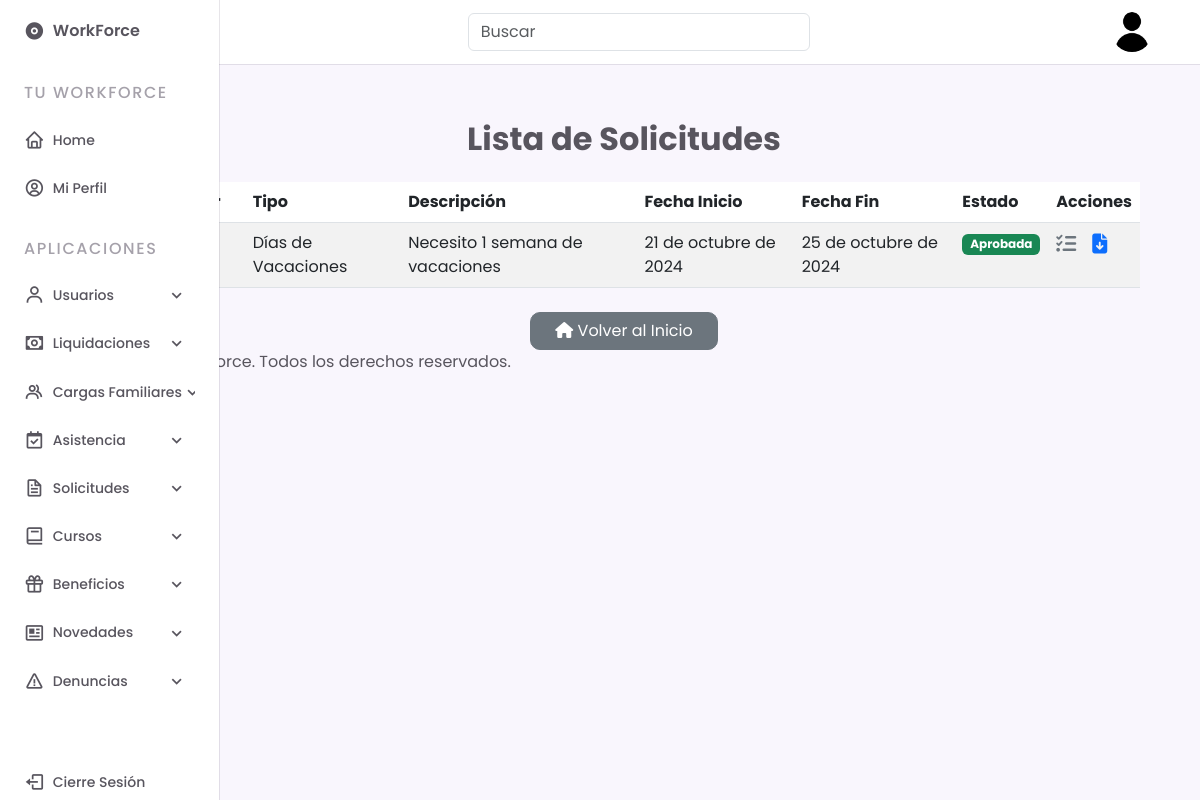
The app's page /gestiones/solicitudes/ (signed in) with its own data.
### gestiones/models.py (models this page shows, shortened)
class Solicitud(models.Model):
    TIPOS_SOLICITUD = [
        ('vacaciones', 'Días de Vacaciones'),
        ('tramite', 'Permiso Trámite Personal'),
        ('administrativo', 'Día Administrativo'),
        ('cumpleanos', 'Descanso por Cumpleaños'),
        ('cumpleanos_hijo', 'Descanso por Cumpleaños Hijo/a'),
        ('otra', 'Otra'),
    ]
    ESTADO_SOLICITUD = [
        ('pendiente', 'Pendiente'),
        ('aprobada', 'Aprobada'),
        ('rechazada', 'Rechazada'),
    ]
    colaborador = models.ForeignKey(CustomUser, on_delete=models.CASCADE)
    tipo = models.CharField(max_length=50, choices=TIPOS_SOLICITUD)
    descripcion = models.TextField(blank=True, null=True)
    fecha_creacion = models.DateField(auto_now_add=True)
    fecha_inicio = models.DateField()
    fecha_fin = models.DateField()
    estado = models.CharField(max_length=50, choices=ESTADO_SOLICITUD, default='pendiente')

### gestiones/views.py (the view)
# urls.py: path('solicitudes/', views.lista_solicitudes, name='lista_solicitudes'),
@login_required
def lista_solicitudes(request):
    if request.user.groups.filter(name='supervisores').exists():
        solicitudes = Solicitud.objects.filter(colaborador__empresa=request.user.empresa)
        is_supervisor = True
    else:
        solicitudes = Solicitud.objects.filter(colaborador=request.user)
        is_supervisor = False
    return render(request, 'gestiones/solicitudes/lista_solicitudes.html', {
        'solicitudes': solicitudes,
        'is_supervisor': is_supervisor
    })

### core/templatetags/custom_tags.py (called while the page is built)
@register.filter
def is_supervisor(user):
    return user.groups.filter(name='supervisores').exists()

### gestiones/templates/gestiones/solicitudes/lista_solicitudes.html
{% extends "base.html" %}
{% load static %}
{% block content %}
<div class="container mt-5">
    <h2 class="text-center mb-4" style="font-weight: bold;">Lista de Solicitudes</h2>
        <table class="table table-striped">
            <thead>
                <tr>
                    <th scope="col">Colaborador</th>
                    <th scope="col">Tipo</th>
                    <th scope="col">Descripción</th>
                    <th scope="col">Fecha Inicio</th>
                    <th scope="col">Fecha Fin</th>
                    <th scope="col">Estado</th>
                    <th scope="col">Acciones</th>
                </tr>
            </thead>
            <tbody>
                {% for solicitud in solicitudes %}
                <tr>
                    <td>{{ solicitud.colaborador.get_full_name }}</td>
                    <td>{{ solicitud.get_tipo_display }}</td>
                    <td>{{ solicitud.descripcion|truncatewords:10 }}</td>
                    <td>{{ solicitud.fecha_inicio }}</td>
                    <td>{{ solicitud.fecha_fin }}</td>
                    <td>
                        <span class="badge
                        {% if solicitud.estado == 'pendiente' %}bg-warning text-dark{% elif solicitud.estado == 'aprobada' %}bg-success{% elif solicitud.estado == 'rechazada' %}bg-danger{% endif %}">
                            {{ solicitud.get_estado_display }}
                        </span>
                    </td>
                    <td>
                        <div class="btn-group">
                            {% if is_supervisor %}
                            <a href="{% url 'gestionar_solicitud' solicitud.id %}" class="text-secondary me-3" title="Gestionar Solicitud">
                                <i class="fas fa-tasks fa-lg"></i>
                            </a>
                            {% endif %}
                            <a href="{% url 'descargar_comprobante' solicitud.id %}" class="text-primary" title="Descargar PDF">
                                <i class="fas fa-file-download fa-lg"></i>
                            </a>
                        </div>
                    </td>
                </tr>
                {% endfor %}
            </tbody>
        </table>
        <div class="d-flex justify-content-center mt-4">
            <a href="{% url 'home' %}" class="btn btn-secondary px-4" style="border-radius: 10px;"><i class="fas fa-home"></i> Volver al Inicio</a>
        </div>
</div>
{% endblock %}

### static/css/styles_home.css (style rules this page uses)
:root { --header-height: 3.5rem; --nav-width: 219px; --first-color: #6923D0; --first-color-light: #F4F0FA; --title-color: #19181B; --text-color: #58555E; --text-color-light: #A5A1AA; --body-color: #F9F6FD; --container-color: #FFFFFF; --body-font: 'Poppins', sans-serif; --normal-font-size: .938rem; --small-font-size: .75rem; --smaller-font-size: .75rem; --font-medium: 500; --font-semi-bold: 600; --z-fixed: 100; }
@media screen and (min-width: 1024px) { :root { --normal-font-size: 1rem; --small-font-size: .875rem; --smaller-font-size: .813rem; } }
body { margin: var(--header-height) 0 0 0; padding: 1rem 1rem 0; font-family: var(--body-font); font-size: var(--normal-font-size); background-color: var(--body-color); color: var(--text-color); }
a { text-decoration: none; }
@media screen and (min-width: 768px) { body { padding: 1rem 3rem 0 6rem; } }

### records on screen
Solicitud: tipo "Días de Vacaciones", descripcion "Necesito 1 semana de vacaciones", fecha_inicio "21 de octubre de 2024", fecha_fin "25 de octubre de 2024", estado "Aprobada"
